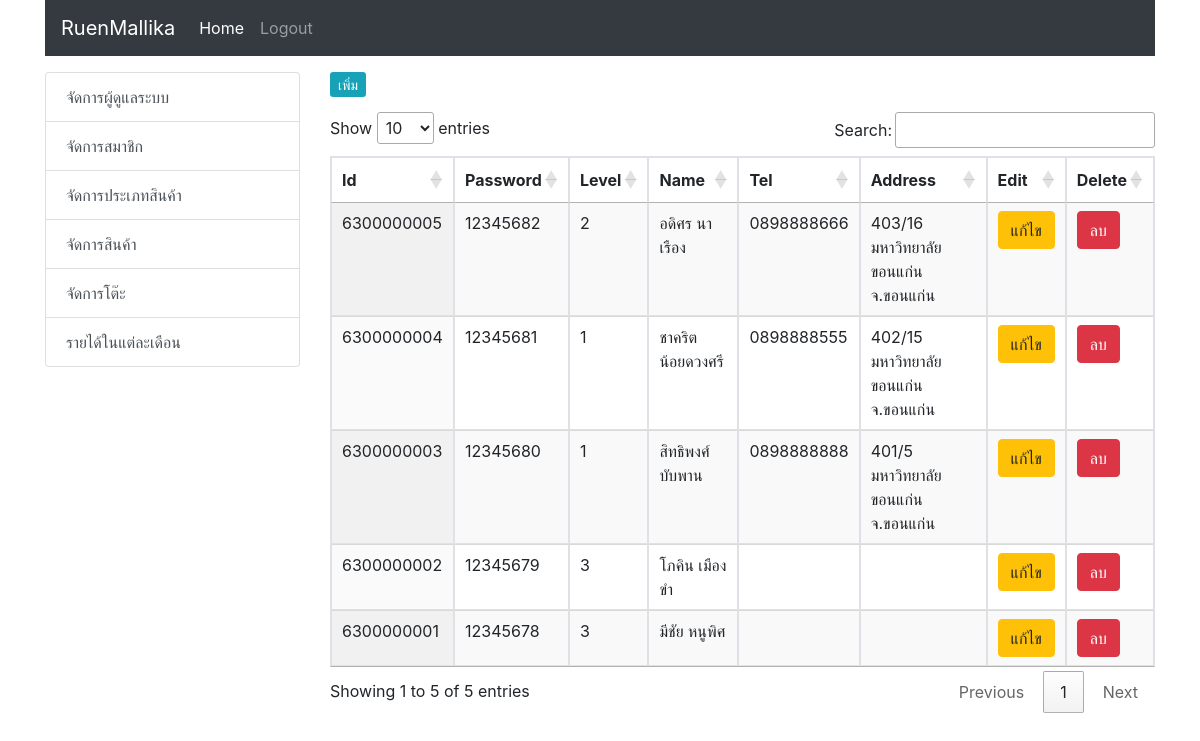
/code_web/admin/admin.php, run on the app's committed database.
### tables this page shows
CREATE TABLE Staff(
	staffId		CHAR(10) NOT NULL,
	password	CHAR(8),
	level		INTEGER(1),
	staffName	VARCHAR(80),
	staffTel	CHAR(10),
	staffAddress VARCHAR(80),	
	CONSTRAINT Staff_pk PRIMARY KEY (staffId)
);

### code_web/admin/admin_list.php (the view, shortened to what this page needs)
<?php
      include('h.php');
                include('condb.php');
                $query = "SELECT * FROM Staff ORDER BY staffId ASC" or die("Error:" . mysqli_error());
                $result = mysqli_query($con, $query);
                $row_am = mysqli_fetch_assoc($result);
                ?>
  <table border="2" class="display table table-bordered" id="adminTable" align="center"  >
  <thead>
    <tr class="info">
    <th>Id</th>
    <th>Password</th>
    <th>Level</th>
    <th>Name</th>
    <th>Tel</th>
    <th>Address</th>
    <th>Edit</th>
    <th>Delete</th>
  </tr>
</thead>
  <?php do { ?>
    <tr>
      <td><?php echo $row_am['staffId']; ?></td>
      <td><?php echo $row_am['password']; ?></td>
      <td ><?php echo $row_am['level']; ?></td>
      <td ><?php echo $row_am['staffName']; ?></td>
      <td ><?php echo $row_am['staffTel']; ?></td>
      <td ><?php echo $row_am['staffAddress']; ?></td>
      <td><a href="admin.php?act=edit&ID=<?php echo $row_am['staffId']; ?>" class="btn btn-warning btn-xs"> แก้ไข </a> </td>
      <td><a href="admin_del_db.php?ID=<?php echo $row_am['staffId']; ?>" class='btn btn-danger btn-xs'  onclick="return confirm('ยันยันการลบ')">ลบ</a> </td>
    </tr>
    <?php } while ($row_am =  mysqli_fetch_assoc($result)); ?>
    </table>

### data on the page
staff: staffId "6300000001", password "12345678", level "3", staffName "มีชัย หนูพิศ"
staff: staffId "6300000002", password "12345679", level "3", staffName "โภคิน เมืองขำ"
staff: staffId "6300000003", password "12345680", level "1", staffName "สิทธิพงศ์ บับพาน", staffTel "0898888888", staffAddress "401/5 มหาวิทยาลัยขอนแก่น จ.ขอนแก่น"
staff: staffId "6300000004", password "12345681", level "1", staffName "ชาคริต น้อยดวงศรี", staffTel "0898888555", staffAddress "402/15 มหาวิทยาลัยขอนแก่น จ.ขอนแก่น"
staff: staffId "6300000005", password "12345682", level "2", staffName "อดิศร นาเรือง", staffTel "0898888666", staffAddress "403/16 มหาวิทยาลัยขอนแก่น จ.ขอนแก่น"
